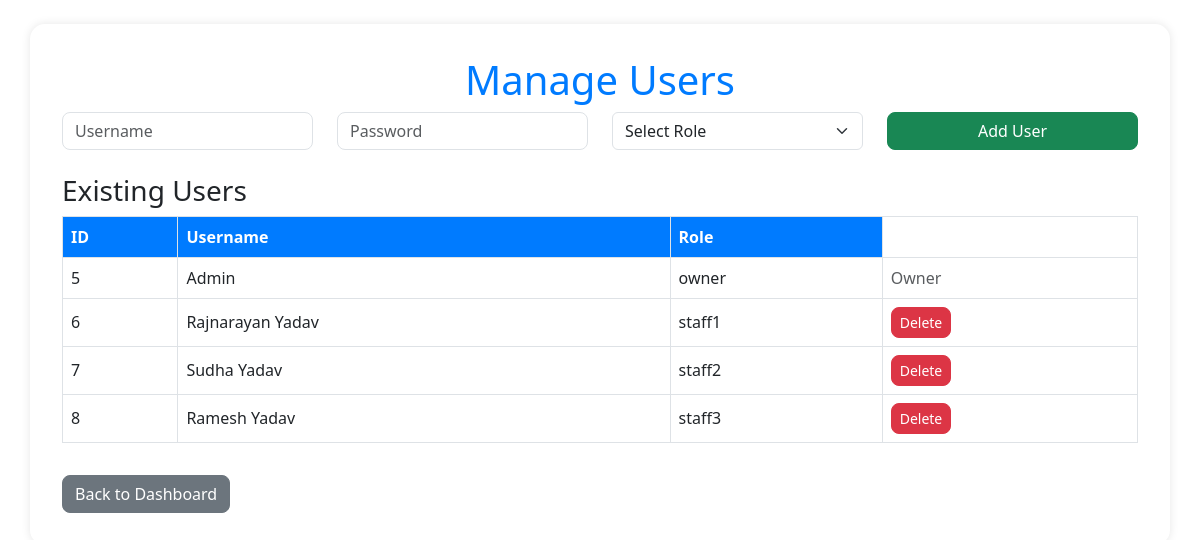
The page /manage_users (signed in) on the database its author committed.
### tables this page shows
CREATE TABLE users
                    (id INTEGER PRIMARY KEY AUTOINCREMENT,
                     username TEXT UNIQUE NOT NULL,
                     password TEXT NOT NULL,
                     role TEXT NOT NULL);

### app.py (the view, shortened to what this page needs)
@app.route('/manage_users', methods=['GET', 'POST'])
def manage_users():
    if 'username' not in session or session['role'] != 'owner':
        flash('Unauthorized access.', 'danger')
        return redirect(url_for('index'))
    conn = sqlite3.connect('students.db')
    cur = conn.cursor()
    cur.execute("SELECT id, username, role FROM users")
    users = cur.fetchall()
    conn.close()
    return render_template('manage_users.html', users=users)

### templates/manage_users.html (shortened to what this page needs)
<!DOCTYPE html>
<html>
<head>
    <link href="https://cdn.jsdelivr.net/npm/bootstrap@5.3.0/dist/css/bootstrap.min.css" rel="stylesheet">
    <link rel="stylesheet" href="{{ url_for('static', filename='style.css') }}">
</head>
<body class="container mt-4">
    <h1>Manage Users</h1>
    <form method="post" class="mb-4">
        <div class="row">
            <div class="col">
                <input type="text" name="username" class="form-control" placeholder="Username" required>
            </div>
            <div class="col">
                <input type="password" name="password" class="form-control" placeholder="Password" required>
            </div>
            <div class="col">
                <select name="role" class="form-select" required>
                    <option value="">Select Role</option>
                </select>
            </div>
            <div class="col">
                <button type="submit" class="btn btn-success w-100">Add User</button>
            </div>
        </div>
    </form>
    <h3>Existing Users</h3>
    <table class="table table-bordered">
        <tr>
            <th>ID</th><th>Username</th><th>Role</th>
        </tr>
        {% for user in users %}
        <tr>
            <td>{{ user[0] }}</td>
            <td>{{ user[1] }}</td>
            <td>{{ user[2] }}</td>
            <td>
                {% if user[2] != 'owner' %}
                <a href="{{ url_for('delete_user', id=user[0]) }}" class="btn btn-danger btn-sm"
                   onclick="return confirm('Are you sure you want to delete this user?')">
                   Delete
                </a>
                {% else %}
                <span class="text-muted">Owner</span>
                {% endif %}
            </td>
        </tr>
        {% endfor %}
    </table>
    <a href="{{ url_for('index') }}" class="btn btn-secondary mt-3">Back to Dashboard</a>
</body>
</html>

### static/style.css (style rules this page uses)
body { background-color: #f8f9fa; font-family: 'Segoe UI', Tahoma, Geneva, Verdana, sans-serif; }
h1, h2 { color: #007bff; text-align: center; }
.table { border: 1px solid #dee2e6; }
.table th { background-color: #007bff; color: white; }
.table td, .table th { vertical-align: middle; }
.btn { border-radius: 8px; transition: transform 0.2s; }
input.form-control { border-radius: 8px; }
.container { background: white; padding: 2rem; border-radius: 15px; box-shadow: 0 0 10px rgba(0,0,0,0.1); }

### rows shown on the page
users: id "5", username "Admin", role "owner", shows "Owner"
users: id "6", username "Rajnarayan Yadav", role "staff1"
users: id "7", username "Sudha Yadav", role "staff2"
users: id "8", username "Ramesh Yadav", role "staff3"
